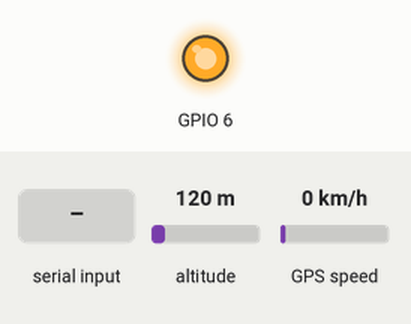
Bench run of a program on a simulated Raspberry Pi (BCM pin numbers). On the bench: output pins drawn as LEDs (lit = HIGH). The inputs (shaded band) are chosen by the test bench; at power-on: altitude 120 m, GPS speed 0 km/h. The GPS gets a fix after 3 s at 37.7749, -122.4194 with 8 satellites; the modem accepts every AT command (registered, SIM ready, sends succeed) and sends nothing else; what the program prints to the terminal is not drawn.

Above: at 0.2 s.
At 1.2 s:
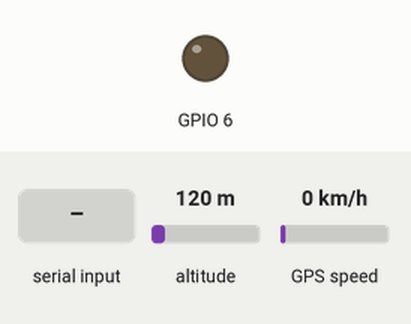
1.3 s: ",,,,,,\n" received over the second serial link
Timing chart, 0 to 4.3 s (numbered marks = the images above; inputs shaded):
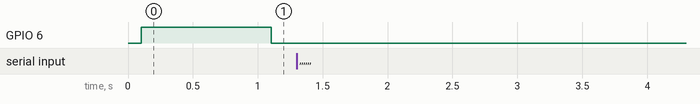

The program:

GPSModule.py
```python
import RPi.GPIO as GPIO
import serial
import time
from ModulePackage.SIMModule import SimModule

class GPSModule(SimModule):
    def __init__(self):
        super().__init__(module="GPS")

    def get_gps_position(self) -> dict:
        recNull = True
        answer = False
        print("Starting GPS session....")
        self.recBuff = ""
        if not (self.send_at_command("AT+CGPS?", "1,1", 1)):
            self.send_at_command("AT+CGPS=1,1", "OK", 1)
        while (recNull):
            answer = self.send_at_command("AT+CGPSINFO", "+CGPSINFO: ", 1)
            if answer:
                if ",,,,,," in self.recBuff:
                    print("GPS not ready")
                    time.sleep(1)
                else:
                    recNull = False
                    gpsCode = self.recBuff.partition("+CGPSINFO:")[2].strip()
                    latDM, latDir, longDM, longDir, date, UTCTime, _, _, _ = gpsCode.split(",")
                    latitude = int(latDM[:2]) + (float(latDM[2:]) / 60)
                    longitude = int(longDM[:3]) + (float(longDM[3:]) / 60)
                    if (latDir == "S"):
                        latitude = -latitude
                    if (longDir == "W"):
                        longitude = -longitude
                    day, month, year = ''.join(date[:2]), ''.join(date[2:4]), ''.join(date[4:])
                    hour, minute, second = ''.join(UTCTime[:2]), ''.join(UTCTime[2:4]), ''.join(UTCTime[4:])
        return dict(latitude=latitude, longitude=longitude, DdMmYy=[day, month, year], UTCTime=[hour, minute, second])


if __name__ == "__main__":
    gps = GPSModule()
    gps.power_on()
    try:
        gps.get_gps_position()
    except:
        gps.power_off()
```

SIMModule.py
```python
import RPi.GPIO as GPIO
import serial
import time
from dataclasses import dataclass, field

@dataclass
class SimModule(object):
    serial: any = field(init=False, default=serial.Serial('/dev/ttyS0', 115200))
    powerKey: int = field(init=False, repr=False, default=6)
    module: str = 'SimModule'
    recBuff: str = field(init=False, repr=False, default='')

    def __post_init__(self):
        self.serial.flushInput()

    def power_off(self) -> True:
        print("powering off")
        try:
            GPIO.output(self.powerKey, GPIO.HIGH)
            time.sleep(3)
            GPIO.output(self.powerKey, GPIO.LOW)
            time.sleep(5)
            print("Powered Off")
            return True
        except:
            return False

    def power_on(self) -> bool:
        print("powering on")
        try:
            GPIO.setmode(GPIO.BCM)
            GPIO.setwarnings(False)
            GPIO.setup(self.powerKey, GPIO.OUT)
            time.sleep(0.1)
            GPIO.output(self.powerKey, GPIO.HIGH)
            time.sleep(1)
            GPIO.output(self.powerKey, GPIO.LOW)
            time.sleep(5)
            self.serial.flushInput()
            print("powered on")
            return True
        except:
            return False

    def send_at_command(self, command: str, back: str, timeout: int) -> bool:
        self.recBuff = ""
        self.serial.write((command+'\r\n').encode())
        time.sleep(timeout)
        if self.serial.inWaiting():
            time.sleep(0.01)
            self.recBuff = self.serial.read(self.serial.inWaiting()).decode()
        if self.recBuff != "":
            if back not in self.recBuff:
                print(f"{command}: Run Error")
                print(f"{command}: returned : {self.recBuff}")
                return False
            else:
                return True
        else:
            print(f"{self.module} not ready")
            return False

    def reset(self) -> None:
        self.sent_at_command("AT+CRESET", "OK", 10)
```

Measured:
- after the input at 1.3 s, every drawn part: stays the same
